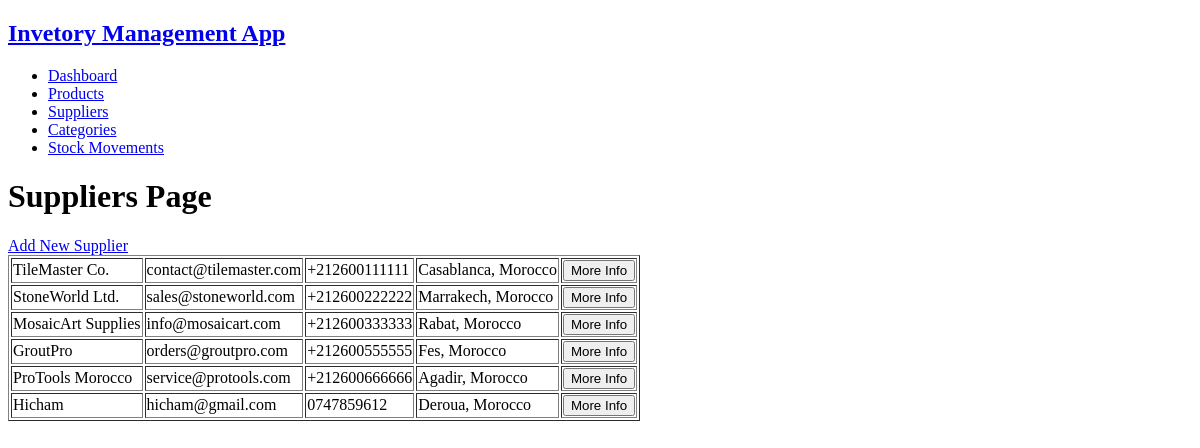
Before: /suppliers with the older database file.
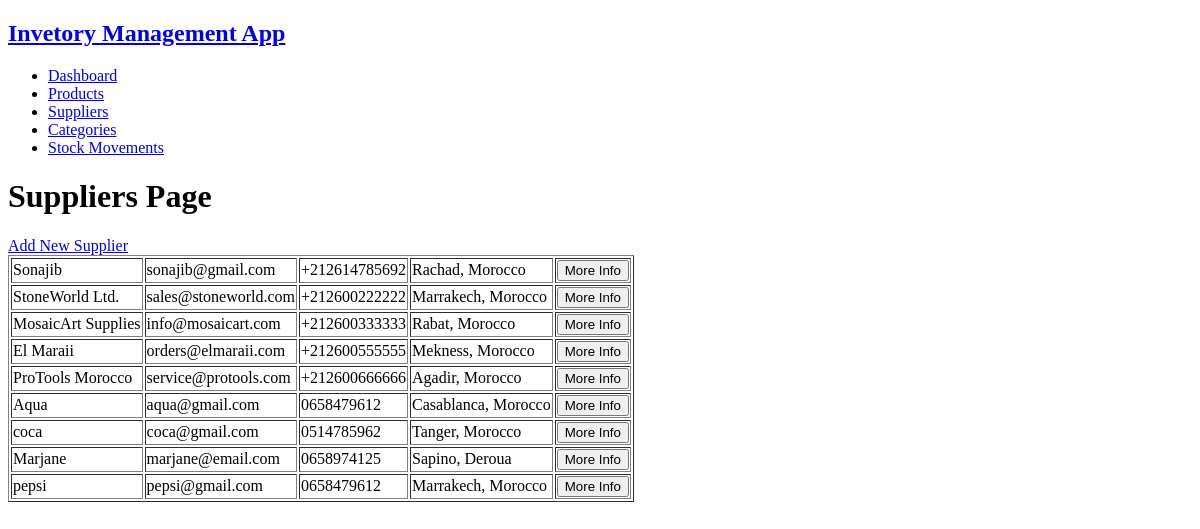
After: the same page with the newer database file.
### tables this page shows
CREATE TABLE `suppliers` (
  `supplier_id` int(11) NOT NULL,
  `supplier_name` varchar(50) NOT NULL,
  `supplier_email` varchar(50) NOT NULL,
  `supplier_phone` varchar(20) DEFAULT NULL,
  `supplier_address` varchar(255) NOT NULL,
  `is_supp_active` enum('YES','NO') NOT NULL DEFAULT 'YES'
);

### app/models/supplier.model.php (called while the page is built, shortened)
<?php
function getAllSuppliers(mysqli $connect): array
{
    $sql = "
        SELECT * FROM suppliers
        WHERE is_supp_active = 'YES'
    ";
    $result = mysqli_query($connect, $sql);
    $categories = mysqli_fetch_all($result, MYSQLI_ASSOC);
    return $categories;
}

### app/views/supplier/suppliers.view.php (the view, shortened to what this page needs)
<!DOCTYPE html>
<html lang="en">
<head>
</head>
<body>
    <?php require VIEWS_PATH . 'includes\header.php' ?>
    <?php require VIEWS_PATH . 'includes\navbar.php' ?>
    <h1>Suppliers Page</h1>
    <a href="/suppliers/add">Add New Supplier</a>
    <table border="1">
        <?php foreach ($suppliers as $supplier):?>
            <?php if (strcmp($supplier['is_supp_active'], 'YES') === 0):?>
                <tr>
                    <td><?= $supplier['supplier_name'] ?></td>
                    <td><?= $supplier['supplier_email'] ?></td>
                    <td><?= $supplier['supplier_phone'] ?></td>
                    <td><?= $supplier['supplier_address'] ?></td>
                    <td>
                        <form action="/suppliers/info" method="post">
                            <button type="submit">More Info</button>
                        </form>
                    </td>
                </tr>
            <?php endif ?>
        <?php endforeach?>
    </table>
</body>
</html>

### index.php (shortened to what this page needs)
<?php
$uri = parse_url($_SERVER['REQUEST_URI']);
$routes = [
    '/'                     => CONTROLLERS_PATH . 'dashboard.controller.php',
    '/products'             => CONTROLLERS_PATH . 'product.controller.php',
    '/products/add'         => CONTROLLERS_PATH . 'product.controller.php',
    '/products/info'        => CONTROLLERS_PATH . 'product.controller.php',
    '/products/edit'        => CONTROLLERS_PATH . 'product.controller.php',
    '/suppliers'            => CONTROLLERS_PATH . 'supplier.controller.php',
    '/suppliers/add'        => CONTROLLERS_PATH . 'supplier.controller.php',
    '/suppliers/info'       => CONTROLLERS_PATH . 'supplier.controller.php',
    '/suppliers/edit'       => CONTROLLERS_PATH . 'supplier.controller.php',
    '/categories'           => CONTROLLERS_PATH . 'category.controller.php',
    '/categories/add'       => CONTROLLERS_PATH . 'category.controller.php',
    '/categories/info'      => CONTROLLERS_PATH . 'category.controller.php',
    '/categories/edit'      => CONTROLLERS_PATH . 'category.controller.php',
    '/stock_movements'      => CONTROLLERS_PATH . 'stock_movement.controller.php',
    '/stock_movements/add'  => CONTROLLERS_PATH . 'stock_movement.controller.php',
    '/stock_movements/info' => CONTROLLERS_PATH . 'stock_movement.controller.php',
    '/stock_movements/edit' => CONTROLLERS_PATH . 'stock_movement.controller.php',
];
if (array_key_exists($uri['path'], $routes)) {
    require $routes[$uri['path']];
} else {
    abort();
}

### app/controllers/supplier.controller.php (shortened to what this page needs)
<?php
require DB_CONNECTION_PATH . 'db.php';
require MODELS_PATH . 'supplier.model.php';
$path = $uri['path'];
if (strcmp($path, '/suppliers') === 0) {
    $suppliers = getAllSuppliers($connect);
    require VIEWS_PATH . 'supplier/suppliers.view.php';
}

### app/views/includes/header.php
<header>
    <h2><a href="/">Invetory Management App</a></h2>
</header>

### app/views/includes/navbar.php
<aside>
    <ul>
        <li><a href="/">Dashboard</a></li>
        <li><a href="/products">Products</a></li>
        <li><a href="/suppliers">Suppliers</a></li>
        <li><a href="/categories">Categories</a></li>
        <li><a href="/stock_movements">Stock Movements</a></li>
    </ul>
</aside>

Changed rows visible on the page:
changed suppliers: supplier_name "TileMaster Co." → "Sonajib"; supplier_email "contact@tilemaster.com" → "sonajib@gmail.com"; supplier_phone "+212600111111" → "+212614785692"; supplier_address "Casablanca, Morocco" → "Rachad, Morocco"
changed suppliers: supplier_name "GroutPro" → "El Maraii"; supplier_email "orders@groutpro.com" → "orders@elmaraii.com"; supplier_address "Fes, Morocco" → "Mekness, Morocco"
changed suppliers: supplier_name "Hicham" → "Aqua"; supplier_email "hicham@gmail.com" → "aqua@gmail.com"; supplier_phone "0747859612" → "0658479612"; supplier_address "Deroua, Morocco" → "Casablanca, Morocco"
added suppliers: supplier_name "coca", supplier_email "coca@gmail.com", supplier_phone "0514785962", supplier_address "Tanger, Morocco"
added suppliers: supplier_name "Marjane", supplier_email "marjane@email.com", supplier_phone "0658974125", supplier_address "Sapino, Deroua"
added suppliers: supplier_name "pepsi", supplier_email "pepsi@gmail.com", supplier_phone "0658479612", supplier_address "Marrakech, Morocco"
